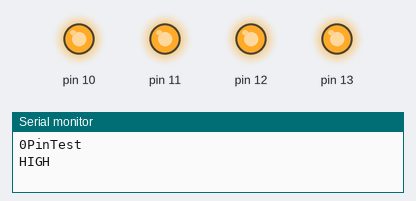
Recording of a sketch running on a simulated Arduino Uno, built with avr-gcc and run on an emulated ATmega328P. Shown: output pins drawn as LEDs (lit = HIGH), the last lines printed to the serial monitor.

Above: at 1.5 s.
At 4.5 s:
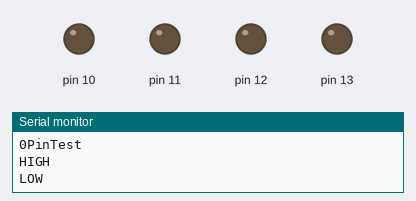
Timing chart, 0 to 7.8 s (numbered marks = the images above):
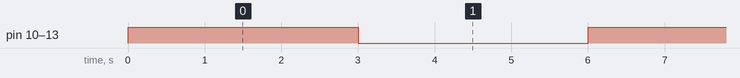

Measured:
- by itself, pin 10–13: alternates HIGH for 3.0 s and LOW for 3.0 s

The sketch:

PinTest.ino
```cpp
#include "Arduino.h"

void setup()
{
  unsigned long time = millis();
  int status = 1;

  Serial.begin(115200);
  Serial.print(time);
  Serial.println("PinTest");


  pinMode(10, OUTPUT);
  pinMode(11, OUTPUT);
  pinMode(12, OUTPUT);
  pinMode(13, OUTPUT);

}

void loop()
{
    //~ Serial.println("Setting pin high");
    //~ digitalWrite(2, LOW);
    //~ digitalWrite(11, HIGH);

    //~ int val;
    //~ val = digitalRead(2);
    //~ Serial.println(val);
    //~ delay(1000);
  Serial.println("HIGH");
  digitalWrite(9, HIGH);
  digitalWrite(10, HIGH);
  digitalWrite(11, HIGH);
  digitalWrite(12, HIGH);
  digitalWrite(13, HIGH);
  delay(3000);
  Serial.println("LOW");
  digitalWrite(9, LOW);
  digitalWrite(10, LOW);
  digitalWrite(11, LOW);
  digitalWrite(12, LOW);
  digitalWrite(13, LOW);
  delay(3000);
}
```
